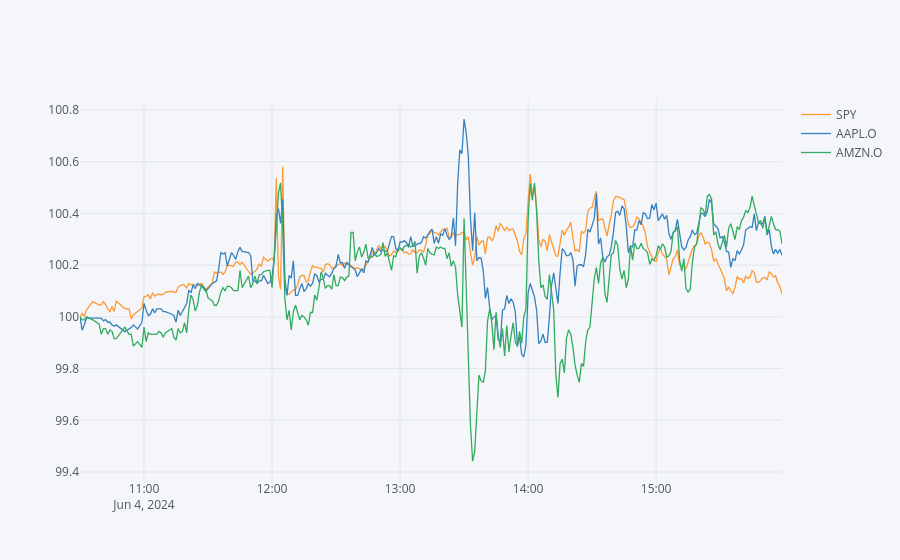

The notebook cell this image was saved under:
### Markdown cell above
Using `Cufflinks`, we can plot the normalized financial time series as **line plots** for comparison.

### Code cell
data.normalize().iplot(kind='lines')

### Figure 1 — Plotly figure (JSON) as saved in the notebook; plotly's stock layout.template omitted (floating-point values rounded to 4 significant figures; data arrays with more than 128 entries replaced by an {"elided": "..."} marker saying what was removed)
{"data": [{"line": {"color": "rgba(255, 153, 51, 1.0)", "dash": "solid", "shape": "linear", "width": 1.3}, "mode": "lines", "name": "SPY", "text": "", "type": "scatter", "x": {"elided": "313 str values"}, "y": {"elided": "313 float values"}}, {"line": {"color": "rgba(55, 128, 191, 1.0)", "dash": "solid", "shape": "linear", "width": 1.3}, "mode": "lines", "name": "AAPL.O", "text": "", "type": "scatter", "x": {"elided": "313 str values"}, "y": {"elided": "313 float values"}}, {"line": {"color": "rgba(50, 171, 96, 1.0)", "dash": "solid", "shape": "linear", "width": 1.3}, "mode": "lines", "name": "AMZN.O", "text": "", "type": "scatter", "x": {"elided": "313 str values"}, "y": {"elided": "313 float values"}}], "layout": {"legend": {"bgcolor": "#F5F6F9", "font": {"color": "#4D5663"}}, "paper_bgcolor": "#F5F6F9", "plot_bgcolor": "#F5F6F9", "title": {"font": {"color": "#4D5663"}}, "xaxis": {"gridcolor": "#E1E5ED", "showgrid": true, "tickfont": {"color": "#4D5663"}, "title": {"font": {"color": "#4D5663"}, "text": ""}, "zerolinecolor": "#E1E5ED"}, "yaxis": {"gridcolor": "#E1E5ED", "showgrid": true, "tickfont": {"color": "#4D5663"}, "title": {"font": {"color": "#4D5663"}, "text": ""}, "zerolinecolor": "#E1E5ED"}}}
